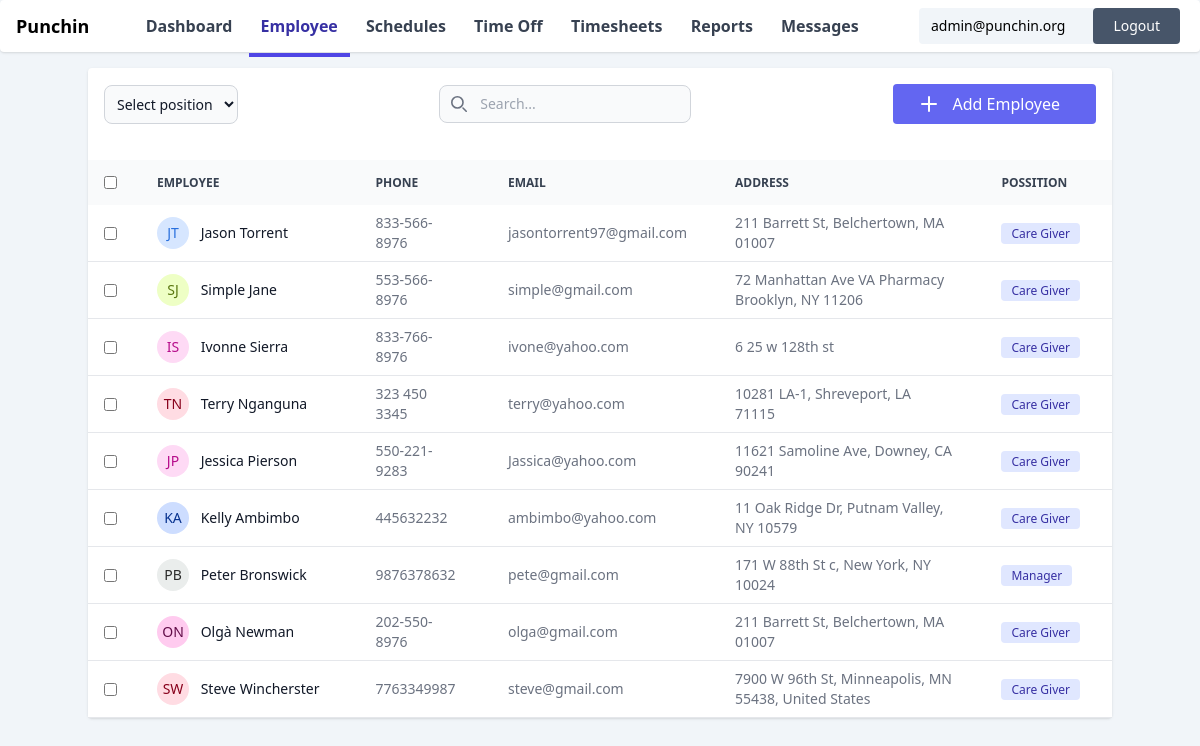
The page /dashboard/employees/ (signed in) on the database as committed earlier.
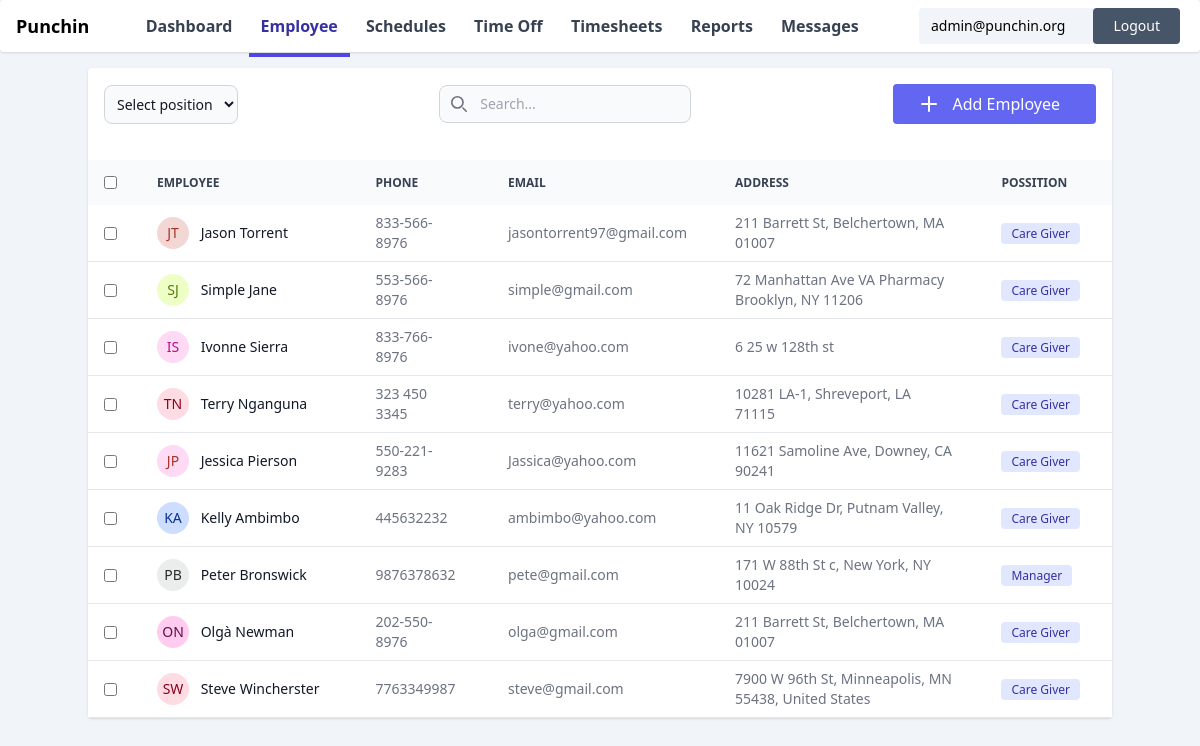
The same page on the database as committed later.
### core/models.py (models this page shows, shortened)
class Employee(models.Model):
    user = models.OneToOneField(User, on_delete=models.CASCADE, related_name='employee')
    organization = models.ForeignKey('Organization', on_delete=models.CASCADE, related_name='employees')
    avatar = models.ImageField(upload_to='employees/avatars/', blank=True, null=True)
    phone_number = models.CharField(max_length=50, blank=True)
    address = models.CharField(blank=True, max_length=255)
    primary_color = models.CharField(blank=True, max_length=25)
    secondary_color = models.CharField(blank=True, max_length=25)
    position = models.ForeignKey(Position, on_delete=models.CASCADE)
    hourly_rate = models.DecimalField(max_digits=10, decimal_places=2, default=15.00)
    overtime_hourly_rate = models.DecimalField(max_digits=10, decimal_places=2, default=22.50)
    is_active = models.BooleanField(default=True)

class Position(models.Model):
    name = models.CharField(max_length=100)
    description = models.TextField( null=True, blank=True)
    organization = models.ForeignKey(Organization, on_delete=models.CASCADE, related_name='positions')
    def __str__(self):
        return self.name

### core/views.py (the view)
# urls.py: path('dashboard/employees/', views.employees_list_view, name='employees'),
@login_required
@get_organization
def employees_list_view(request, organization):
    employees = organization.employees.all()
    return render(request, 'dashboard/employees.html', {'organization': organization,'nav_items': nav_items,'employees': employees})

### core/templatetags/custom_filters.py (called while the page is built)
@register.filter
def get_initials(value):
    words = value.split()
    initials = [words[0][0].upper()]
    if len(words) > 1:
        initials.append(words[-1][0].upper())
    return ''.join(initials)

### core/views.py (called while the page is built)
def get_organization(view_func):
    @wraps(view_func)
    def wrapper(request, *args, **kwargs):
        user = request.user
        try:
            organization = user.admin_of
            kwargs['organization'] = organization
        except Organization.DoesNotExist:
            return redirect('punch_in_out')
        return view_func(request, *args, **kwargs)
    return wrapper

### core/templates/dashboard/employees.html (shortened to what this page needs)
{% extends './main.html' %}
{% load custom_filters %}
{% block body %}
<div class="container rounded bg-white mt-4 shadow min-h-96">
    <div class="header mb-5 text-center p-4 flex justify-between items-center">
        <div>
            <select id="small" class="block w-full p-2 text-sm text-gray-900 border border-gray-300 rounded-lg bg-gray-50 focus:ring-blue-500 focus:border-blue-500">
              <option selected>Select position</option>
            </select>
        </div>
        <div class="relative">
            <div class="absolute inset-y-0 start-0 flex items-center ps-3 pointer-events-none">
            </div>
            <input type="text" id="search-navbar" class="block w-full p-2 ps-10 text-sm text-gray-900 border border-gray-300 rounded-lg bg-gray-50 focus:ring-blue-500 focus:border-blue-500" placeholder="Search...">
          </div>
        <button href="#addEmployeeModal" class="bg-indigo-500 text-white hover:indigo-900 px-6 py-2 rounded flex justify-between" id="openModal" onclick="openModal('employeeModal')"><span data-feather="plus" ></span> <span class="mx-3">Add Employee</span></button>
    </div>
    <div class="body">
<div class="relative overflow-x-auto">
    <table class="w-full text-sm text-left rtl:text-right text-gray-500">
        <thead class="text-xs text-gray-700 uppercase bg-gray-50">
            <tr>
                <th scope="col" class="p-4">
                    <div class="flex items-center">
                        <input id="checkbox-all-search" type="checkbox" class="text-blue-600 bg-gray-100 border-gray-300 rounded focus:ring-blue-500">
                    </div>
                </th>
                <th scope="col" class="px-6 py-3">
                    Employee
                </th>
                <th scope="col" class="px-6 py-3">
                    Phone
                </th>
                <th scope="col" class="px-6 py-3">
                    Email
                </th>
                <th scope="col" class="px-6 py-3">
                    Address
                </th>
                <th scope="col" class="px-6 py-3">
                    Possition
                </th>
            </tr>
        </thead>
        <tbody>
            {% for employee in employees %}
            <tr class="bg-white border-b text-sm ">
                <td class="w-4 p-4">
                    <div class="flex items-center">
                        <input id="checkbox-table-search-1" type="checkbox" class=" text-blue-600 bg-gray-100 border-gray-300 rounded focus:ring-blue-500">
                    </div>
                </td>
                <td scope="row" class="px-6 py-2 font-medium text-gray-900 whitespace-nowrap">
                    <div class="relative inline-flex items-center justify-center w-8 h-8 overflow-hidden bg-gray-100 rounded-full" style="background-color:{{employee.primary_color}}">
                        <span class="font-medium text-gray-600 " style='color:{{employee.secondary_color}}'> {{employee.user.get_full_name | get_initials}}
                        </span>
                    </div>
                    <span class="p-2">{{employee.user.get_full_name}}</span>
                </td>
                <td class="px-6 py-2">
                    {{employee.phone_number}}
                </td>
                <td class="px-6 py-2">
                    {{employee.user.email}}
                </td>
                <td class="px-6 py-2">
                    {{employee.address}}
                </td>
                <td class="px-6 py-2">
                    <span class="bg-indigo-100 text-indigo-800 text-xs font-medium me-2 px-2.5 py-0.5 rounded whitespace-nowrap">    {{employee.position}}</span>
                </td>
            </tr>
            {% endfor %}
        </tbody>
    </table>
</div>
    </div>
</div>
</div>
<br>
{% endblock %}

### core/templates/dashboard/main.html (shortened to what this page needs)
{% extends 'base.html' %}
{% block content %}
<div class="w-full">
    <div id="navbar" class="rounded flex justify-between items-center p-1 bg-white shadow w-full px-4">
        <div class="logo">
            <a href="/">
                <h1 class="font-bold text-lg">Punchin</h1>
            </a>
        </div>
        <div id="menu-items">
                {% for nav_item in nav_items %}
                    <a href="/dashboard/{{nav_item.link}}"  class="py-4 px-3 text-gray-700 nav_link hover:text-salte-800 hover:border-slate-600 font-semibold hover:border-b-4">{{ nav_item.name }}</a>
                {% endfor %}
        </div>
        <div class="form-inline p-1 rounded">
            <form action="{% url 'logout' %}" method="post" class="flex items-center bg-slate-100 rounded">
                <span class="mr-4 text-sm px-3">{{ request.user.email }}</span>
                <button type="submit" class="p-2 bg-slate-600 text-white rounded hover:bg-red-600 px-5 text-sm">Logout</button>
            </form>
        </div>
    </div>
    <div class="flex w-full justify-center">
        {% block body %}{% endblock %}
    </div>
{% endblock content %}

### core/templates/base.html (shortened to what this page needs)
<!DOCTYPE html>
<html lang="en">
<head>
    <script src="https://cdn.tailwindcss.com"></script>
</head>
<body class="flex justify-center w-full h-screen bg-slate-100">
    {% block content %}{% endblock %}
</body>
</html>

Rows that differ between the two databases and show on the page:
changed Employee "JT": primary_color "#D6E6FF" → "#F2D7D5" (drawn); secondary_color "#286FDD" → "#A93226" (drawn)
changed Employee "11621 Samoline Ave, Downey, CA 90241": secondary_color "#B60D8B" → "#A93226" (drawn)
